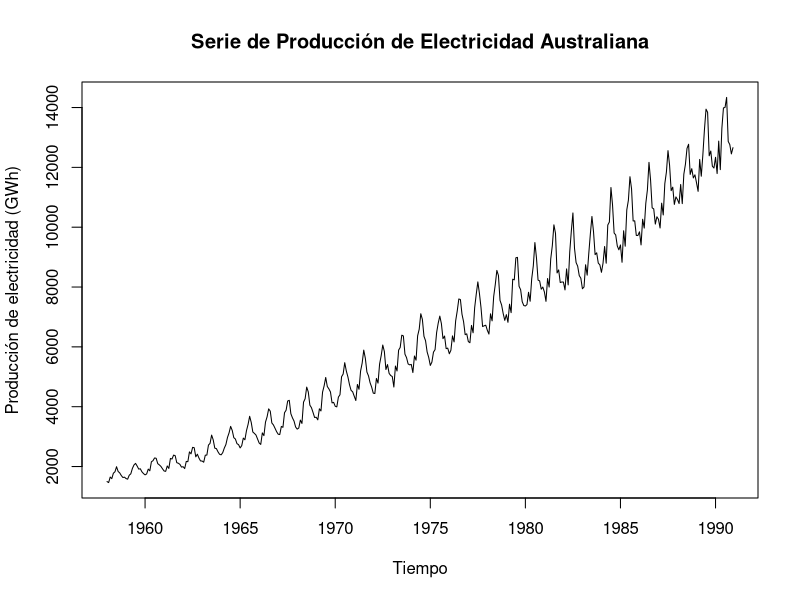
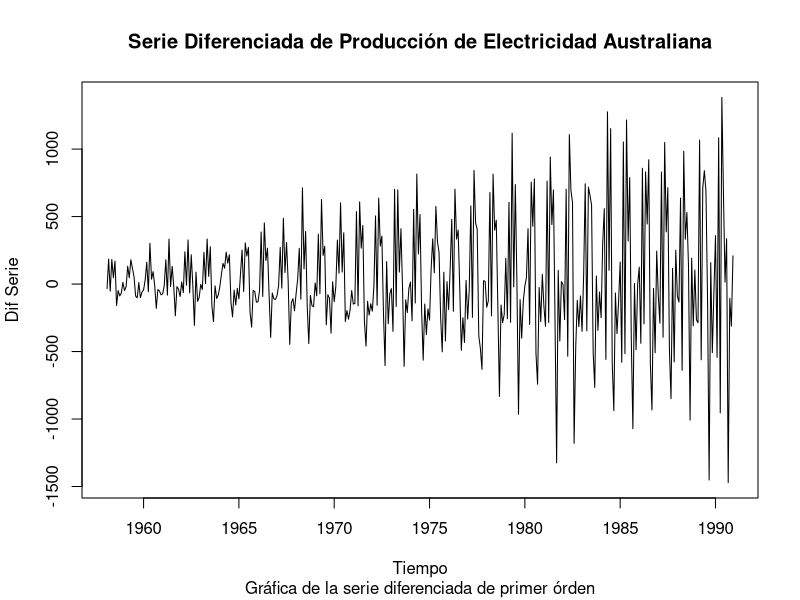
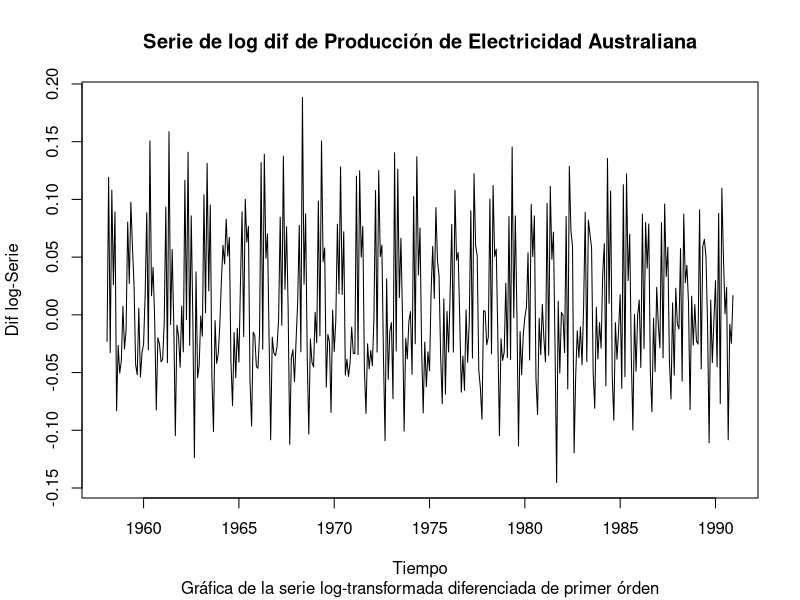
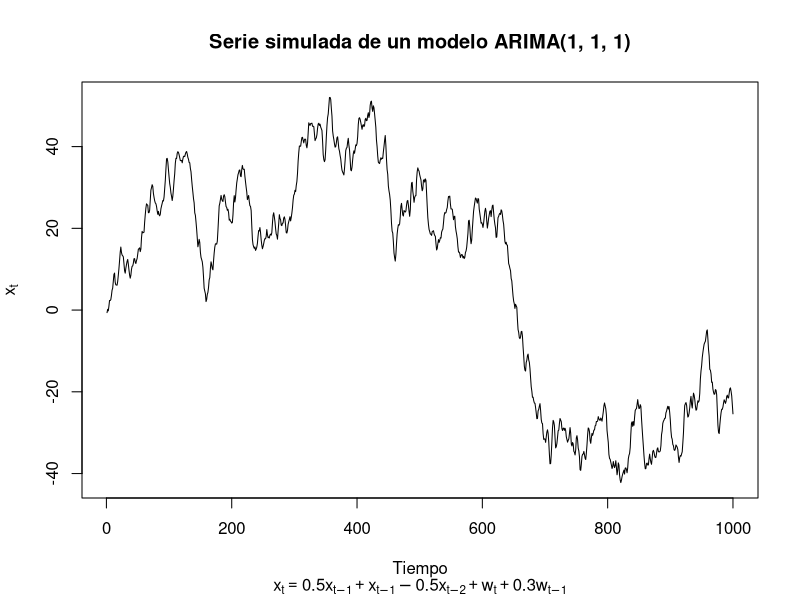
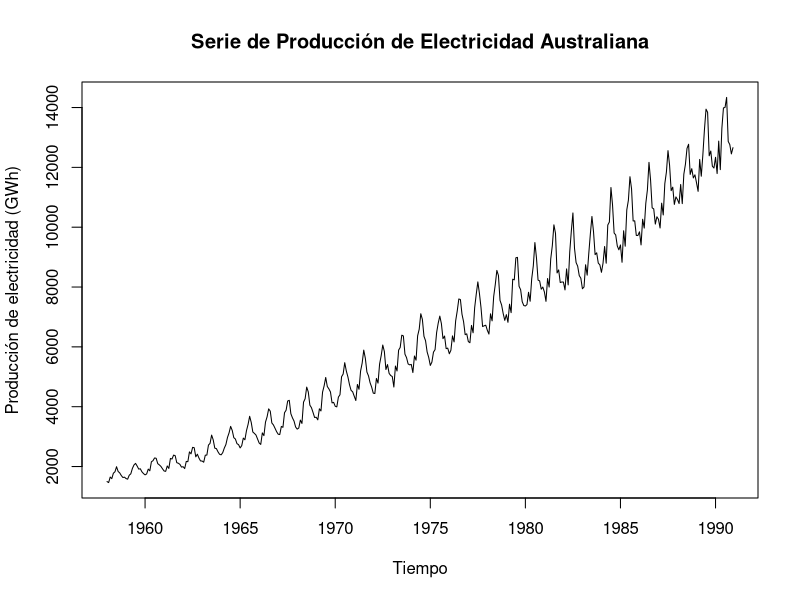
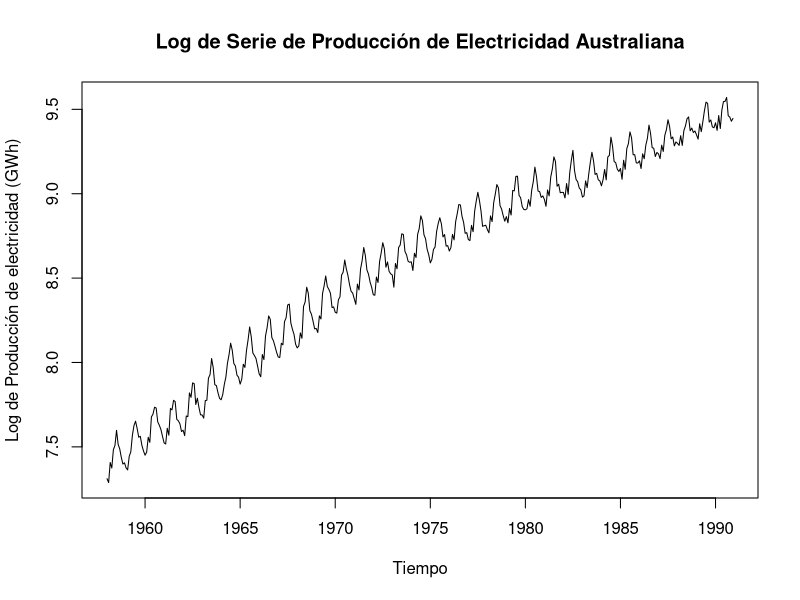
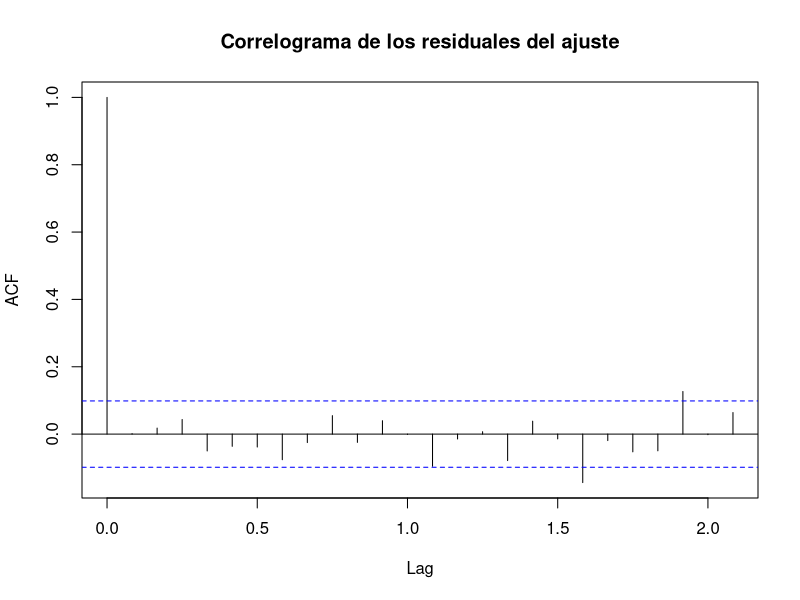
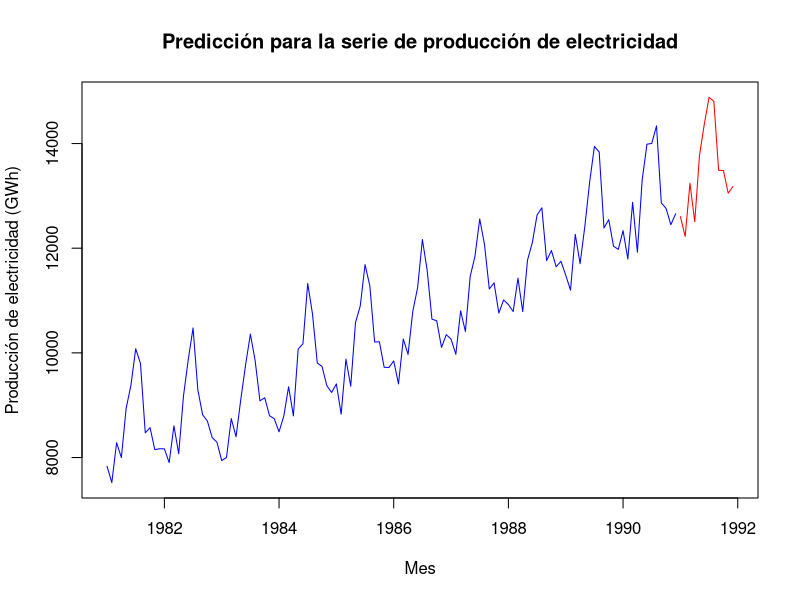

Recreate these plots in R, in order.
# Ejemplo 3. Modelos no estacionarios y predicción

# https://github.com/AtefOuni/ts/tree/master/Data
    
# Serie de Producción de Electricidad de Australia

# Establecer el directorio de trabajo según corresponda
CBE <- read.csv("cbe.csv", header = TRUE)
Elec.ts <- ts(CBE[, 3], start = 1958, freq = 12)

plot(Elec.ts, xlab = "", ylab = "")
title(main = "Serie de Producción de Electricidad Australiana",
      ylab = "Producción de electricidad (GWh)",
      xlab = "Tiempo")

###

plot(diff(Elec.ts), xlab = "", ylab = "")
title(main = "Serie Diferenciada de Producción de Electricidad Australiana",
      xlab = "Tiempo", ylab = "Dif Serie",
      sub = "Gráfica de la serie diferenciada de primer órden")

###

plot(diff(log(Elec.ts)), xlab = "", ylab = "")
title(main = "Serie de log dif de Producción de Electricidad Australiana",
      xlab = "Tiempo", ylab = "Dif log-Serie",
      sub = "Gráfica de la serie log-transformada diferenciada de primer órden")

####################################################################################################################################################

                      # Simulación y ajuste

# A continuación, simulamos datos de un modelo ARIMA(1, 1, 1) y luego ajustamos un modelo a la serie simulada 
# para recuperar los parámetros estimados.

set.seed(1)
x <- w <- rnorm(1000)
for(i in 3:1000) x[i] <- 0.5*x[i-1] + x[i-1] - 0.5*x[i-2] + w[i] + 0.3*w[i-1]

###

plot(x, type = "l", 
     main = "Serie simulada de un modelo ARIMA(1, 1, 1)",
     xlab = "Tiempo",
     ylab = expression(x[t]),
     sub = expression(x[t] == 0.5*x[t-1] + x[t-1] - 0.5*x[t-2] + w[t] + 0.3*w[t-1]))

###

arima(x, order = c(1, 1, 1))

###

      # Simulación con la función arima.sim

x <- arima.sim(model = list(order = c(1, 1, 1), ar = 0.5, ma = 0.3), n = 1000)

###

arima(x, order = c(1, 1, 1))

#### Modelos Arima estacionales

# Procedimiento de ajuste
# Serie de Producción de Electricidad de Australia

plot(Elec.ts, xlab = "", ylab = "")
title(main = "Serie de Producción de Electricidad Australiana",
      ylab = "Producción de electricidad (GWh)",
      xlab = "Tiempo")

###

plot(log(Elec.ts), xlab = "", ylab = "")
title(main = "Log de Serie de Producción de Electricidad Australiana",
      ylab = "Log de Producción de electricidad (GWh)",
      xlab = "Tiempo")

###

Elec.AR <- arima(log(Elec.ts), order = c(1, 1, 0), 
                 seas = list(order = c(1, 0, 0), 12))

Elec.MA <- arima(log(Elec.ts), order = c(0, 1, 1),
                 seas = list(order = c(0, 0, 1), 12))


AIC(Elec.AR)
AIC(Elec.MA)

###

# Función para buscar un "buen" modelo (no basarse únicamente en los resultados de aplicar la función)

get.best.arima <- function(x.ts, maxord = c(1, 1, 1, 1, 1, 1)){
  best.aic <- 1e8
  n <- length(x.ts)
  for(p in 0:maxord[1])for(d in 0:maxord[2])for(q in 0:maxord[3])
    for(P in 0:maxord[4])for(D in 0:maxord[5])for(Q in 0:maxord[6])
    {
      fit <- arima(x.ts, order = c(p, d, q),
                   seas = list(order = c(P, D, Q),
                               frequency(x.ts)), method = "CSS")
      fit.aic <- -2*fit$loglik + (log(n) + 1)*length(fit$coef)
      if(fit.aic < best.aic){
        best.aic <- fit.aic
        best.fit <- fit
        best.model <- c(p, d, q, P, D, Q)
      }
    }
  list(best.aic, best.fit, best.model)
}

# Nuevo ajuste a los datos de la serie transformada de producción 
# de electricidad

best.arima.elec <- get.best.arima(log(Elec.ts),
                                  maxord = c(2, 2, 2, 2, 2, 2))

best.fit.elec <- best.arima.elec[[2]]  # Modelo
best.arima.elec[[3]] # Tipo de modelo (órdenes)
best.fit.elec
best.arima.elec[[1]] # AIC
###

# ACF para residuales del ajuste

acf(resid(best.fit.elec), main = "")
title(main = "Correlograma de los residuales del ajuste")

###
# Predicción

pr <- predict(best.fit.elec, 12)$pred 
ts.plot(cbind(window(Elec.ts, start = 1981),
              exp(pr)), col = c("blue", "red"), xlab = "")
title(main = "Predicción para la serie de producción de electricidad",
      xlab = "Mes",
      ylab = "Producción de electricidad (GWh)")


# Inspirado en la siguiente bibliografía:
  
# P. Cowpertwait & A. Metcalfe. (2009). Introductory Time Series with R. 233 Spring Street, New York, NY 10013, USA: Springer Science+Business Media, LLC.

# Otra referencia:
  
# J. Cryer & K. Chan. (2008). Time Series Analysis With Applications in R. 233 Spring Street, New York, NY 10013, USA: Springer Science+Business Media, LLC.
